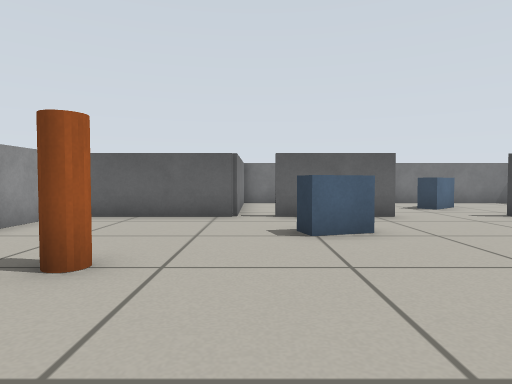
View 1 (above)

16 first-person views from a walk through a world built for the Gazebo simulator. The camera is 0.46 m above the floor, tilts 2° down and sees 75° across. The floor is counted in squares, 0.5 m on a side. Each view is taken from the middle of a square. On the plan, view 1 faces up. The plan holds only what a view shows up to about 12 squares ahead; the rest is blank.

View 2
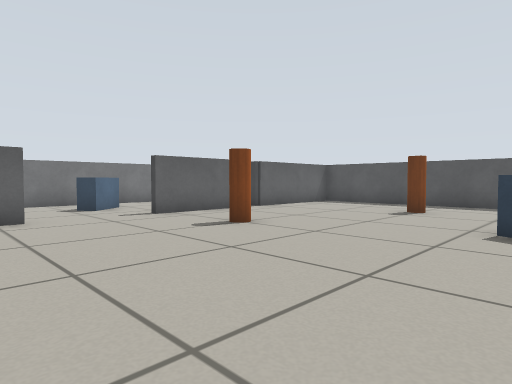

View 3
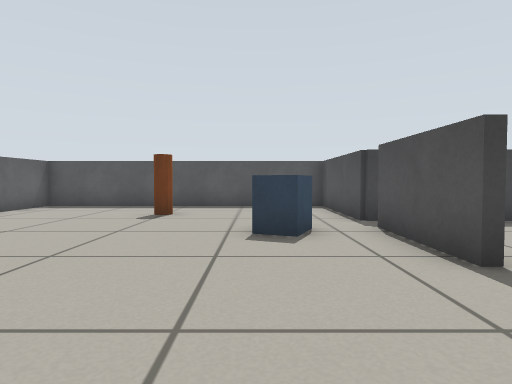

View 4
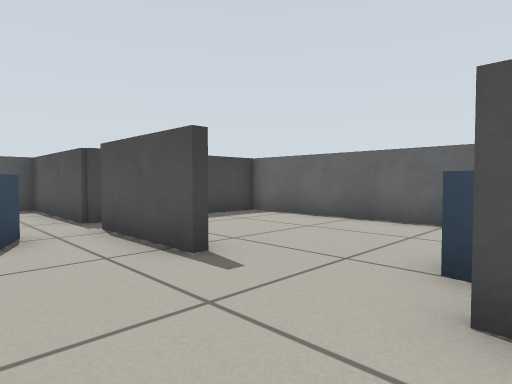

View 5
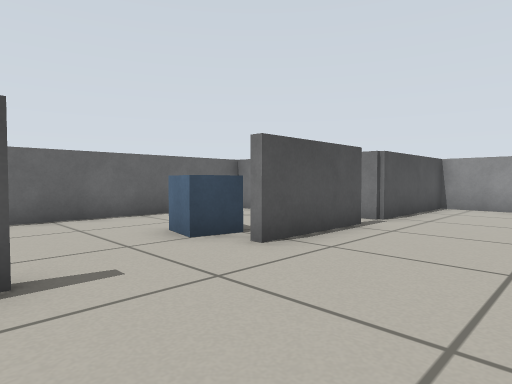

View 6
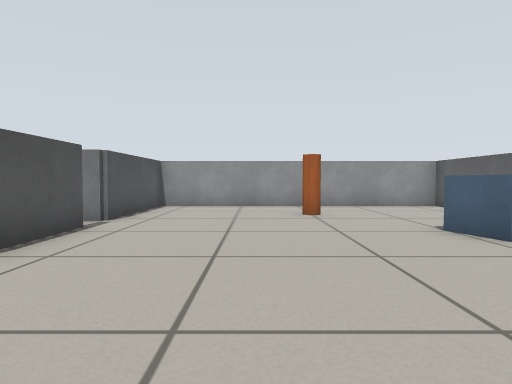

View 7
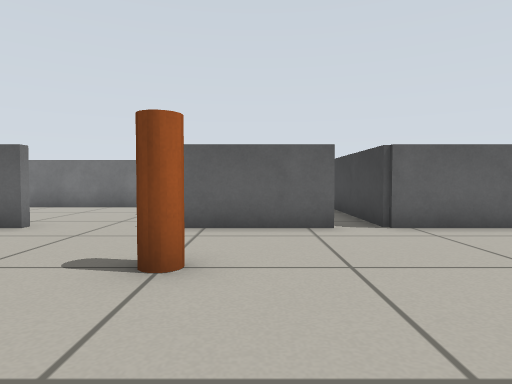

View 8
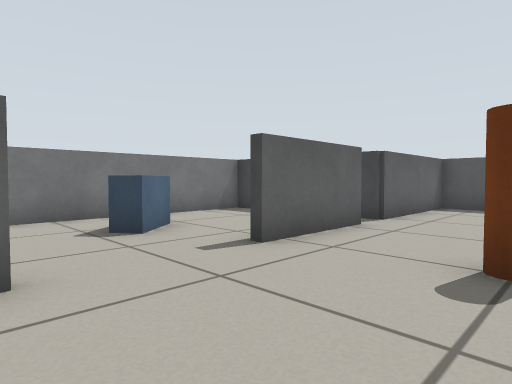

View 9
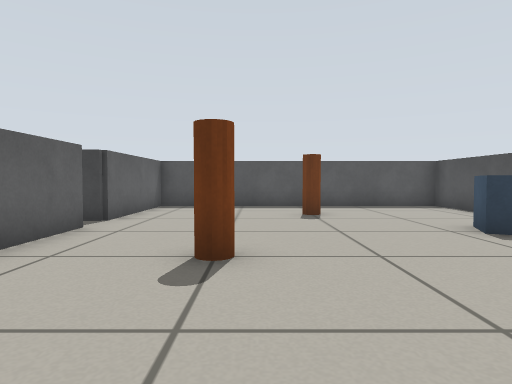

View 10
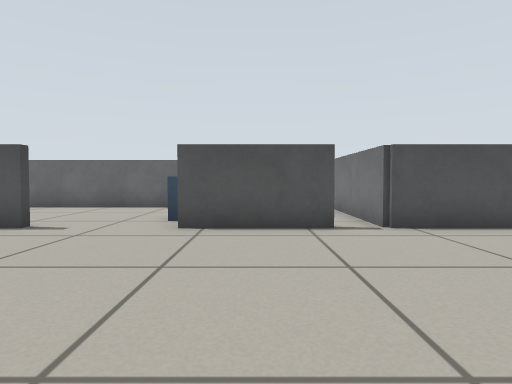

View 11
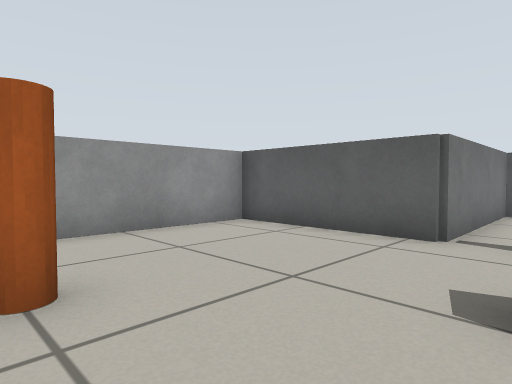

View 12
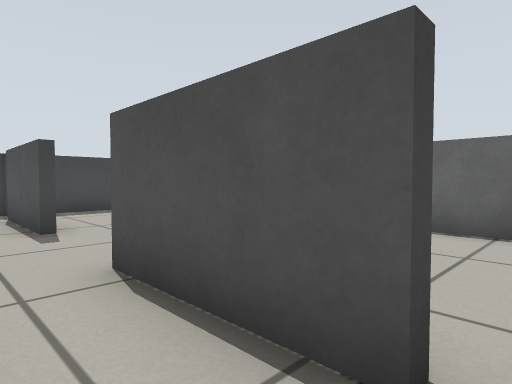

View 13
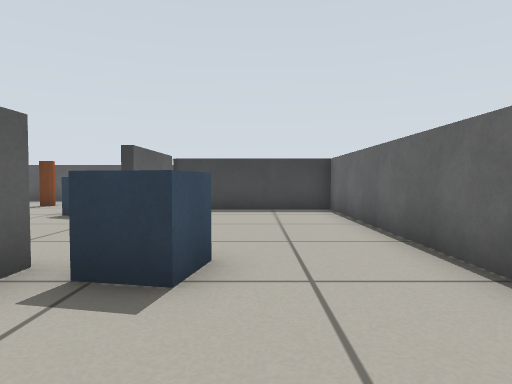

View 14
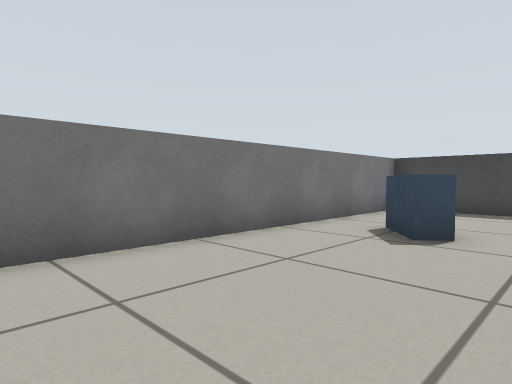

View 15
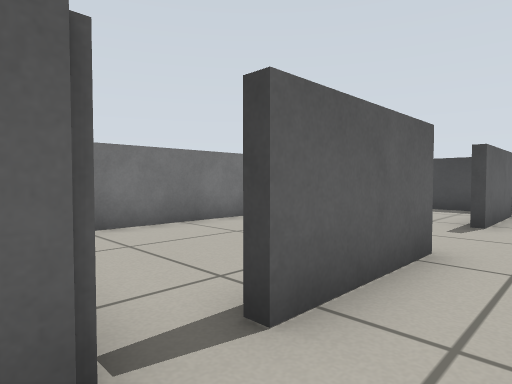

View 16
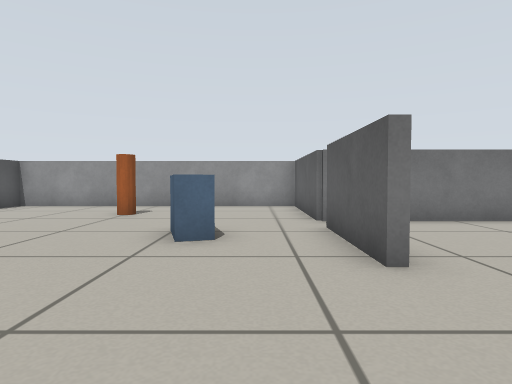

### Floor plan
Points are (right, up) in squares from view 1. A wall is a line through its corners. A room is listed if a view was taken in it or the views show most of it. See-through windows are left out.
Room 1 (views 1, 2, 3, 4, 5, 6, 7, 8, 9, 10, 11, 12, 13, 14, 15, 16)
walls: (6.4, -1.4) (9.5, -1.4); (3.5, -1.6) (3, -1.6); (3.6, 8.4) (0.5, 8.4); (0.4, -1.4) (3.5, -1.4); (9.5, -1.6) (6.5, -1.6); (-0.5, -1.4) (-0.5, -6.4) (10.5, -6.4) (10.5, -1.4) (14.9, -1.4) (14.9, 8.4) (10.5, 8.4) (10.5, 13.3) (-0.5, 13.3) (-0.5, 8.4) (-4.8, 8.4) (-4.8, -1.4) (-0.5, -1.4); (9.6, 8.4) (6.5, 8.4)
objects: brown cylinder (-2, 4); blue box (1, 6) to (2, 6); blue box (3, -3) to (4, -3); blue box (6, 11) to (6, 12); brown cylinder (7, 6); blue box (9, 0) to (9, 1); brown cylinder (12, 4)

Where each view was taken, in squares from view 1:
view 1: 0 up, 0 right, facing up
view 2: 0 up, 2 right, facing up-right
view 3: 1 up, 3 right, facing right
view 4: 1 up, 3 right, facing down-right
view 5: 2 up, 7 right, facing down-left
view 6: 2 up, 7 right, facing left
view 7: 2 up, 8 right, facing up
view 8: 5 up, 3 right, facing up-right
view 9: 5 up, 3 right, facing right
view 10: 5 up, 2 right, facing down
view 11: 3 up, 1 right, facing up-left
view 12: 0 up, 0 right, facing down-right
view 13: 4 down, 0 right, facing right
view 14: 9 up, 0 right, facing up-right
view 15: 7 up, 1 left, facing up-right
view 16: 7 up, 7 right, facing left
